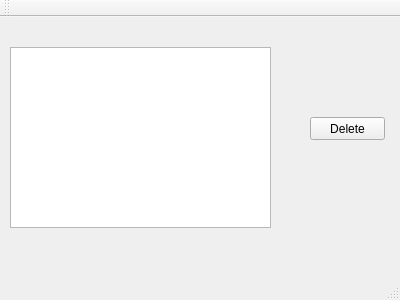
<?xml version="1.0" encoding="UTF-8"?>
<ui version="4.0">
 <class>MainWindow</class>
 <widget class="QMainWindow" name="MainWindow">
  <property name="geometry">
   <rect>
    <x>0</x>
    <y>0</y>
    <width>400</width>
    <height>300</height>
   </rect>
  </property>
  <property name="windowTitle">
   <string>MainWindow</string>
  </property>
  <widget class="QWidget" name="centralWidget">
   <widget class="QTextEdit" name="textEdit">
    <property name="geometry">
     <rect>
      <x>10</x>
      <y>30</y>
      <width>261</width>
      <height>181</height>
     </rect>
    </property>
   </widget>
   <widget class="QPushButton" name="pushButton">
    <property name="geometry">
     <rect>
      <x>310</x>
      <y>100</y>
      <width>75</width>
      <height>23</height>
     </rect>
    </property>
    <property name="text">
     <string>Delete</string>
    </property>
   </widget>
  </widget>
  <widget class="QMenuBar" name="menuBar">
   <property name="geometry">
    <rect>
     <x>0</x>
     <y>0</y>
     <width>400</width>
     <height>23</height>
    </rect>
   </property>
  </widget>
  <widget class="QToolBar" name="mainToolBar">
   <attribute name="toolBarArea">
    <enum>TopToolBarArea</enum>
   </attribute>
   <attribute name="toolBarBreak">
    <bool>false</bool>
   </attribute>
  </widget>
  <widget class="QStatusBar" name="statusBar"/>
 </widget>
 <layoutdefault spacing="6" margin="11"/>
 <resources/>
 <connections/>
</ui>
